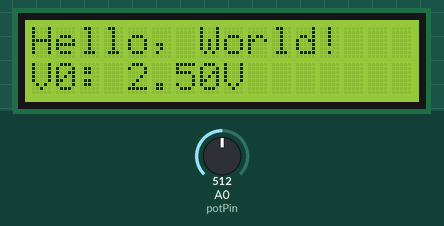
Recording of a sketch running on a simulated Arduino Uno, built with avr-gcc and run on an emulated ATmega328P. Shown: 16×2 character LCD. The inputs (shaded band) are chosen by the test bench; at power-on: A0 (potPin) = 512.

Above: at 1.7 s.
1.8 s: A0 (potPin) set to 716
At 2.3 s:
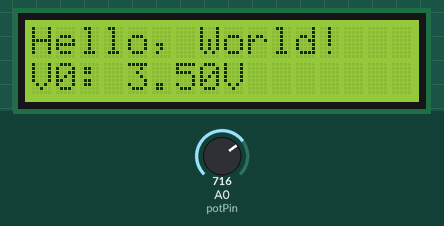
3.3 s: A0 (potPin) set to 900
At 4.0 s:
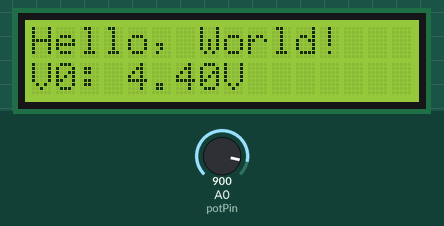
4.8 s: A0 (potPin) set to 1023
At 5.7 s:
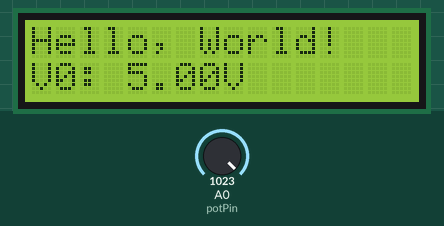
Timing chart, 0 to 7.8 s (numbered marks = the images above; inputs shaded):
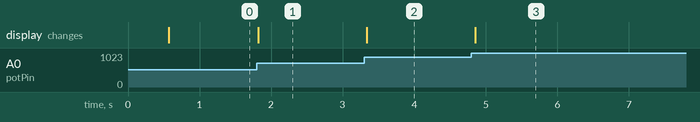

The sketch:

lcd_hello_world.ino
```cpp
// LCD "Hello, World!" with Adjustable Contrast
// Description: Displays "Hello, World!" on a 16x2 LCD and allows real-time contrast
//               control using a 10k potentiometer connected to the contrast pin (V0).

#include <LiquidCrystal.h>

// LCD pin configuration (RS, E, D4, D5, D6, D7)
LiquidCrystal lcd(12, 11, 5, 4, 3, 2);

#define potPin A0 // Analog pin connected to potentiometer (for monitoring)

void setup() {
  lcd.begin(16, 2);   // Initialize 16x2 LCD
  lcd.setCursor(0, 0);
  lcd.print("Hello, World!"); // Print main text
  delay(500);
}

void loop() {
  // Read potentiometer value for monitoring (0–1023)
  int potValue = analogRead(potPin);
  float voltage = potValue * (5.0 / 1023.0); // Convert to voltage (0–5V)

  // Display live voltage feedback (for demo purpose)
  lcd.setCursor(0, 1);
  lcd.print("V0: ");
  lcd.print(voltage, 2);
  lcd.print("V    "); // clear trailing chars

  delay(50); // Smooth 50 ms refresh rate
}
```

Measured:
- after the input at 1.8 s, the display: changes at once (image 1)
- after the input at 3.3 s, the display: changes at once (image 2)
- after the input at 4.8 s, the display: changes after 0.05 s (image 3)
